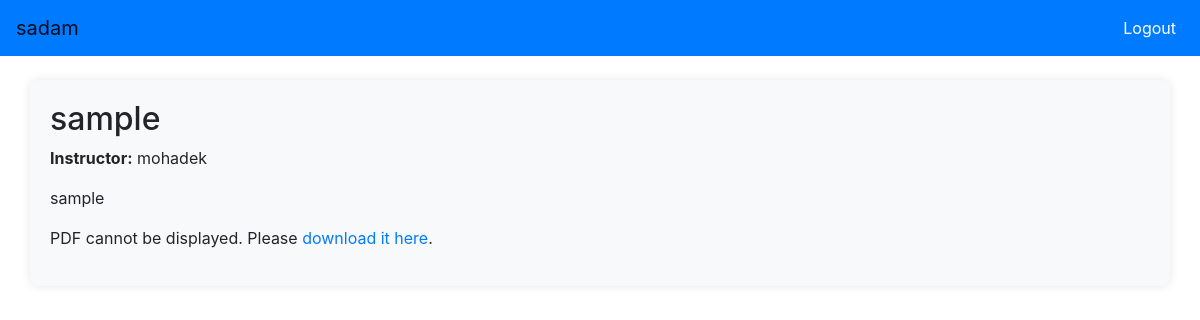
The page /course/24/ (signed in) on the database its author committed.
### course/models.py (models this page shows, shortened)
class Course(models.Model):
    title = models.CharField(max_length=200)  # Title of the course
    content = models.TextField()  # Description or content of the course
    created_at = models.DateTimeField(auto_now_add=True)  # Date and time when the course was created
    updated_at = models.DateTimeField(auto_now=True)  # Date and time when the course was last updated
    instructor = models.ForeignKey(User, on_delete=models.CASCADE, related_name="courses_taught")  # Instructor of the course (linked to User model)
    subscribers = models.ManyToManyField(User, related_name="courses_subscribed", blank=True)  # Users subscribed to the course (many-to-many relationship with User model)
    price = models.DecimalField(max_digits=6, decimal_places=2, default=1.99)  # Price of the course (default is 1.99)
    document = models.FileField(upload_to='docs/', default='default.pdf')  # Document associated with the course

### course/views.py (the view)
# urls.py: path("<int:course_id>/", views.course_detail, name="course_detail"),
@login_required
def course_detail(request, course_id):
    course = get_object_or_404(Course, id=course_id)
    if request.user not in course.subscribers.all():
        return redirect("course_list")
    context = {
        "course": course
    }
    return render(request, "course_detail.html", context)

### course/templates/course_detail.html (shortened to what this page needs)
{% extends "base.html" %} {% block content %}
<h2>{{ course.title }}</h2>
    <p><strong>Instructor:</strong> {{ course.instructor.username }}</p>
    <p>{{ course.content }}</p>
{% if course.document %}
        <div>
            <object data="{{ course.document.url }}" type="application/pdf" width="100%" height="600px">
                <p>PDF cannot be displayed. Please <a href="{{ course.document.url }}">download it here</a>.</p>
            </object>
        </div>
    {% endif %}
 {% endblock %}

### user/templates/base.html (shortened to what this page needs)
<!DOCTYPE html>
<html lang="en">
<head>
    <link href="https://maxcdn.bootstrapcdn.com/bootstrap/4.5.2/css/bootstrap.min.css" rel="stylesheet">
</head>
<body>
<nav class="navbar navbar-expand-lg navbar-light">
    <a class="navbar-brand" href="{%  url 'course_list' %}">{{request.user}}</a>
    <div class="collapse navbar-collapse" id="navbarNav">
        <ul class="navbar-nav ml-auto">
            {% if user.is_authenticated %}
                <li class="nav-item">
                    <a class="nav-link" href="{% url 'logout' %}">Logout</a>
                </li>
            {% endif %}
        </ul>
    </div>
</nav>
<div class="container mt-4">
    {% block content %} {% endblock %}
</div>
</body>
</html>

### user/templates/base.html (style rules this page uses)
:root { --primary-color: #007bff; --secondary-color: #6c757d; --accent-color: #28a745; }
.navbar { background-color: var(--primary-color); }
.navbar-brand { color: #fff; }
.navbar-nav .nav-link { color: #fff !important; }
.container { background-color: #f8f9fa; border-radius: 8px; box-shadow: 0 0 10px rgba(0, 0, 0, 0.1); padding: 20px; }

### rows shown on the page
Course: title "sample", instructor.username "mohadek", content "sample"

### other values the page prints
{{ request.user }} "sadam"
